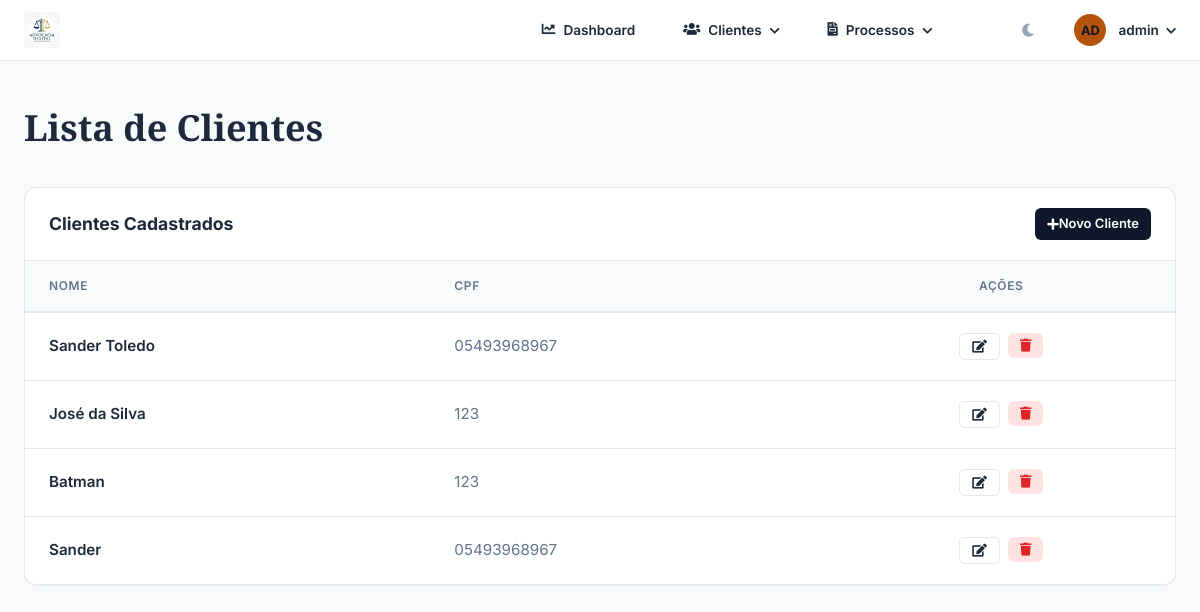
Page /listacliente/ (signed in) on the earlier database version.
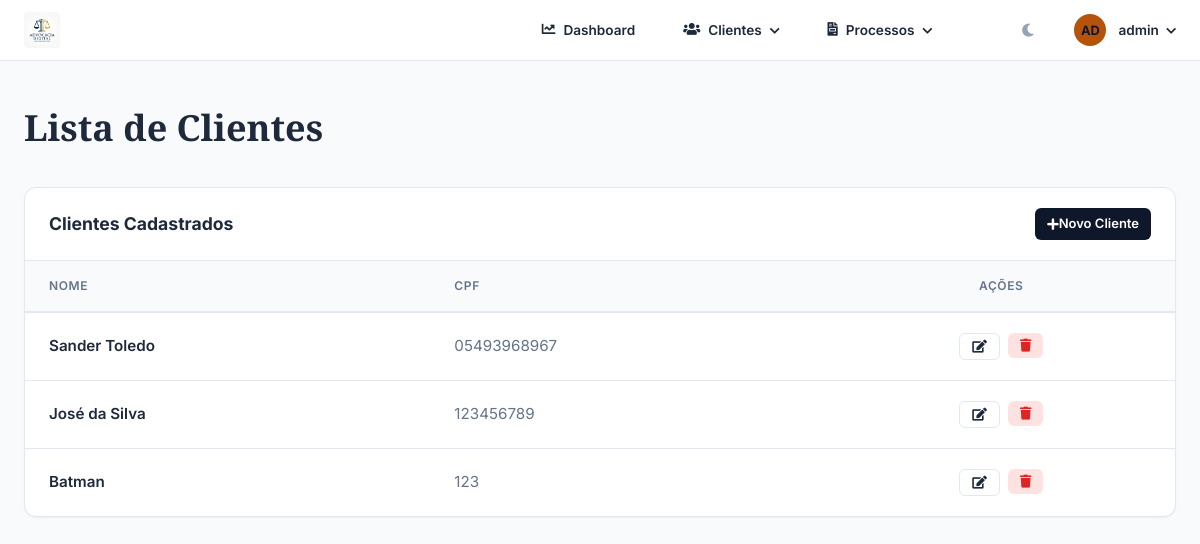
Same page on the later database version.
### clientes/models.py (models this page shows, shortened)
class Cliente(models.Model):
    ESTADO_CIVIL = (
        ("S", "Solteiro"),
        ("C", "Casado"),
        ("D", "Divorciado"),
        ("U", "União Estavel"),
        ("V", "Viuvo(a)"),
    )
    UF = (
        ("AC", "Acre"), ("AL", "Alagoas"),
        ("AP", "Amapá"), ("AM", "Amazonas"),
        ("BA", "Bahia"), ("CE", "Ceará"),
        ("DF", "Distrito Federal"), ("ES", "Espírito Santo"),
        ("GO", "Goiás"), ("MA", "Maranhão"),
        ("MT", "Mato Grosso"), ("MS", "Mato Grosso do Sul"),
        ("MG", "Minas Gerais"), ("PA", "Pará"),
        ("PB", "Paraíba"), ("PR", "Paraná"),
        ("PE", "Pernanbuco"), ("PI", "Piauí"),
        ("RJ", "Rio de Janeiro"), ("RN", "Rio Grande do Norte"),
        ("RS", "Rio Grande do Sul"), ("RO", "Rondônia"),
        ("RR", "Roraima"), ("SC", "Santa Catarina"),
        ("SP", "São Paulo"), ("SE", "Sergipe"), ("TO", "Tocantins"),
    )
    usuario = models.OneToOneField("auth.User", on_delete=models.SET_NULL, null=True, blank=True, related_name='cliente_perfil')
    nome_cliente = models.CharField(max_length=100)
    cpf = models.CharField(max_length=14)
    rg = models.CharField(max_length=8)
    estado_civil = models.CharField(max_length=1, choices=ESTADO_CIVIL)
    data_nascimento = models.DateField()
    endereco = models.CharField(max_length=100)
    nro_endereco = models.IntegerField(null=True, blank=True)
    bairro = models.CharField(max_length=45)
    cidade = models.CharField(max_length=15)
    estado = models.CharField(max_length=2, choices=UF)
    cep = models.CharField(max_length=8)
    email = models.EmailField(max_length=254)
    telefone = models.CharField(max_length=11)

### clientes/views.py (the view)
# urls.py: path("listacliente/", views.listagemCliente, name="listacliente"),
@login_required
def listagemCliente(request):
    clientes = []
    form = BuscaClienteForm()
    if request.method == "POST":
        resultado = BuscaClienteForm(request.POST)
        if resultado.is_valid():
            nome = resultado.cleaned_data["nome_cliente"]
            cpf = resultado.cleaned_data["cpf"]
            clientes = Cliente.objects.filter(nome_cliente=nome)
    else:
        clientes = Cliente.objects.all()
    contexto = {"clientes": clientes, "form": form}
    return render(request, "clientes/listaClientes.html", contexto)

### clientes/templates/clientes/listaClientes.html (shortened to what this page needs)
{% extends "clientes/base.html" %}
{% block titulo %}Lista de Clientes{% endblock %}
{% block conteudo %}
<div class="adv-card">
    <div class="card-header">
        <h5>Clientes Cadastrados</h5>
        <a href="{% url 'clientes:cliente' %}" class="adv-btn btn-primary btn-sm">
            <i class="fas fa-plus mr-1"></i> Novo Cliente
        </a>
    </div>
    <div class="adv-table-wrapper">
        <table class="adv-table">
            <thead>
                <tr>
                    <th>Nome</th>
                    <th>CPF</th>
                    <th class="text-center">Ações</th>
                </tr>
            </thead>
            <tbody>
                {% for cliente in clientes %}
                <tr>
                    <td style="font-weight: 600;">{{ cliente.nome_cliente }}</td>
                    <td style="color: var(--text-muted);">{{ cliente.cpf }}</td>
                    <td class="text-center" style="display: flex; gap: 0.5rem; justify-content: center;">
                        <a href="{% url 'clientes:atualizar_cliente' cliente.id %}" class="adv-btn btn-outline btn-sm" title="Editar">
                            <i class="fas fa-edit"></i>
                        </a>
                        <form action="{% url 'clientes:excluir_cliente' cliente.id %}" method="post" onsubmit="return confirm('Tem certeza?');">
                            <button type="submit" class="adv-btn btn-danger btn-sm" title="Excluir">
                                <i class="fas fa-trash"></i>
                            </button>
                        </form>
                    </td>
                </tr>
                {% empty %}
                <tr>
                    <td colspan="3" class="text-center py-5 text-muted">Nenhum cliente cadastrado.</td>
                </tr>
                {% endfor %}
            </tbody>
        </table>
    </div>
</div>
{% endblock %}

### clientes/templates/clientes/base.html (shortened to what this page needs)
<!DOCTYPE html>
{% load static %}
<html lang="pt_br">
<head>
    <link rel="stylesheet" href="https://use.fontawesome.com/releases/v5.8.2/css/all.css" />
    <link href="{% static 'css/advocacia.css' %}" rel="stylesheet" />
</head>
<body>
    <header class="adv-navbar">
        <div class="adv-container nav-content">
            <a class="nav-brand" href="{% url 'clientes:index'%}">
                <img src="{% static 'img/logo_light.png' %}" alt="logo" class="nav-logo logo-light">
            </a>
            <nav class="nav-links">
                {% if user.perfil.role != 'CLIENTE' %}
                <a class="nav-link" href="{% url 'clientes:index' %}">
                    <i class="fas fa-chart-line"></i> Dashboard
                </a>
                <div class="nav-dropdown">
                    <span class="nav-link">
                        <i class="fas fa-users"></i> Clientes <i class="fas fa-chevron-down ml-1" style="font-size: 0.7rem"></i>
                    </span>
                </div>
                <div class="nav-dropdown">
                    <span class="nav-link">
                        <i class="fas fa-file-invoice"></i> Processos <i class="fas fa-chevron-down ml-1" style="font-size: 0.7rem"></i>
                    </span>
                </div>
                {% else %}
                <a class="nav-link" href="{% url 'processos:listaprocessos' %}">
                    <i class="fas fa-folder-open"></i> Meus Processos
                </a>
                {% endif %}
                <div class="nav-user nav-dropdown">
                    <button id="theme-toggle" class="adv-btn btn-outline btn-sm" style="margin-right: 1rem; border: none; color: var(--accent);">
                        <i class="fas fa-moon"></i>
                    </button>
                    <div class="user-avatar">{{ user.username|slice:":2"|upper }}</div>
                    <span style="font-size: 0.85rem; font-weight: 600; color: var(--text-navbar);">{{ user.username }} <i class="fas fa-chevron-down" style="font-size: 0.7rem; margin-left: 0.25rem;"></i></span>
                </div>
            </nav>
        </div>
    </header>
    <main class="adv-container">
        <header class="page-header">
            <h1 class="page-title">{% block titulo %}Dashboard{% endblock titulo %}</h1>
        </header>
        <section class="main-content">
            {% block conteudo %} {% endblock conteudo %}
        </section>
    </main>
</body>
</html>

### sistema_advocacia/static/css/advocacia.css (style rules this page uses)
:root { --primary: #0f172a; --primary-light: #1e293b; --accent: #94a3b8; --gold: #b45309; --gold-light: #fef3c7; --success: #059669; --success-light: #d1fae5; --warning: #d97706; --warning-light: #fef3c7; --danger: #dc2626; --danger-light: #fee2e2; --text-main: #1e293b; --text-muted: #64748b; --bg-app: #f8fafc; --bg-card: #ffffff; --border-color: #e2e8f0; --radius-sm: 6px; --radius-md: 12px; --radius-lg: 16px; --shadow-sm: 0 1px 2px 0 rgb(0 0 0 / 0.05); --shadow-md: 0 4px 6px -1px rgb(0 0 0 / 0.1), 0 2px 4px -2px rgb(0 0 0 / 0.1); --shadow-lg: 0 10px 15px -3px rgb(0 0 0 / 0.1), 0 4px 6px -4px rgb(0 0 0 / 0.1); --bg-navbar: rgba(255, 255, 255, 0.95); --text-navbar: #1e293b; --bg-nav-hover: rgba(15, 23, 42, 0.05); --text-nav-active: #0f172a; --font-sans: 'Inter', system-ui, -apple-system, sans-serif; --font-serif: 'Playfair Display', serif; }
* { margin: 0; padding: 0; box-sizing: border-box; }
body { background-color: var(--bg-app); color: var(--text-main); font-family: var(--font-sans); line-height: 1.5; -webkit-font-smoothing: antialiased; }
a { text-decoration: none; color: inherit; transition: all 0.2s ease; }
.adv-container { max-width: 1200px; margin: 0 auto; padding: 0 1.5rem; }
.adv-navbar { background-color: var(--bg-navbar); backdrop-filter: blur(10px); border-bottom: 1px solid var(--border-color); position: sticky; top: 0; z-index: 1000; padding: 0.75rem 0; color: var(--text-navbar); }
.nav-content { display: flex; justify-content: space-between; align-items: center; }
.nav-brand { display: flex; align-items: center; font-family: var(--font-serif); font-size: 1.4rem; font-weight: 700; letter-spacing: -0.02em; color: white; }
.nav-brand img { height: 36px; margin-right: 0.75rem; border-radius: 4px; transition: transform 0.3s ease; }
.nav-links { display: flex; gap: 1.5rem; align-items: center; }
.nav-link { font-size: 0.85rem; font-weight: 600; color: var(--text-navbar); padding: 0.5rem 0.75rem; border-radius: var(--radius-sm); display: flex; align-items: center; gap: 0.5rem; position: relative; transition: all 0.2s ease; cursor: pointer; text-decoration: none; }
.nav-dropdown { position: relative; padding-bottom: 0.5rem; margin-bottom: -0.5rem; }
.nav-user { margin-left: 1rem; padding-left: 1.5rem; border-left: 1px solid rgba(255, 255, 255, 0.1); display: flex; align-items: center; gap: 0.75rem; }
.user-avatar { width: 32px; height: 32px; background: var(--gold); color: #0f172a; border-radius: 50%; display: flex; align-items: center; justify-content: center; font-weight: 700; font-size: 0.8rem; }
.adv-card { background: var(--bg-card); border-radius: var(--radius-md); box-shadow: var(--shadow-sm); border: 1px solid var(--border-color); overflow: hidden; }
.card-header { padding: 1.25rem 1.5rem; border-bottom: 1px solid var(--border-color); display: flex; justify-content: space-between; align-items: center; }
.card-header h3, .card-header h5 { font-weight: 700; color: var(--text-main); font-size: 1.1rem; }
.adv-table-wrapper { overflow-x: auto; }
.adv-table { width: 100%; border-collapse: collapse; text-align: left; }
.adv-table th { background: var(--bg-app); padding: 1rem 1.5rem; font-size: 0.75rem; font-weight: 600; text-transform: uppercase; letter-spacing: 0.05em; color: var(--text-muted); border-bottom: 2px solid var(--border-color); }
.adv-table td { padding: 1.25rem 1.5rem; border-bottom: 1px solid var(--border-color); font-size: 0.95rem; }
.adv-table tr:last-child td { border-bottom: none; }
.adv-btn { display: inline-flex; align-items: center; justify-content: center; padding: 0.625rem 1.25rem; border-radius: var(--radius-sm); font-weight: 600; font-size: 0.875rem; cursor: pointer; border: none; transition: all 0.2s; }
.btn-primary { background: var(--primary); color: white; }
.btn-outline { border: 1.5px solid var(--border-color); background: transparent; color: var(--text-main); }
.btn-danger { background: var(--danger-light); color: var(--danger); }
.btn-sm { padding: 0.375rem 0.75rem; font-size: 0.8125rem; }
.text-center { text-align: center; }
.page-header { margin: 2.5rem 0 2rem; }
.page-title { font-family: var(--font-serif); font-size: 2.25rem; color: var(--text-main); }

Differences in the rows shown:
removed Cliente: nome_cliente "Sander", cpf "05493968967"
changed Cliente "José da Silva": cpf "123" → "123456789"
